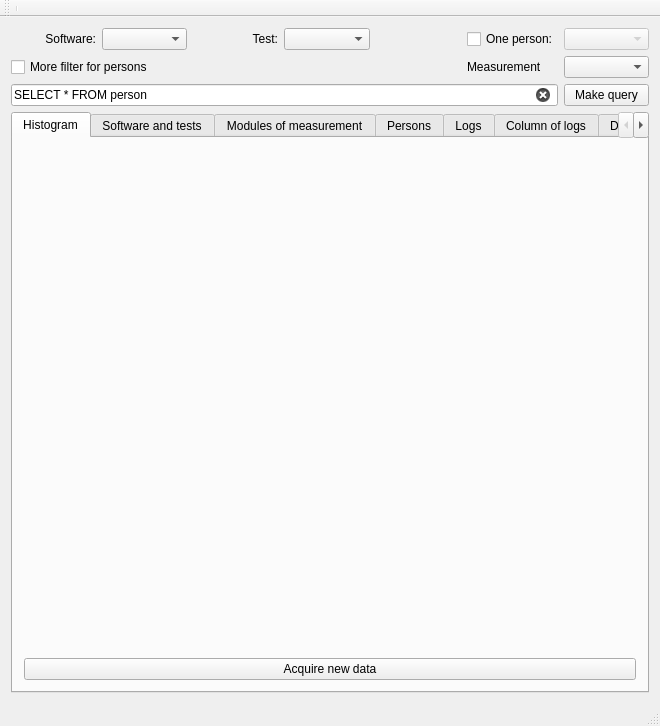
<?xml version="1.0" encoding="UTF-8"?>
<ui version="4.0">
 <class>Start_program</class>
 <widget class="QMainWindow" name="Start_program">
  <property name="geometry">
   <rect>
    <x>0</x>
    <y>0</y>
    <width>660</width>
    <height>726</height>
   </rect>
  </property>
  <property name="windowTitle">
   <string>Start_program</string>
  </property>
  <widget class="QWidget" name="centralWidget">
   <layout class="QGridLayout" name="gridLayout_2">
    <item row="0" column="0">
     <layout class="QGridLayout" name="gridLayout">
      <item row="2" column="6">
       <widget class="QPushButton" name="pushButtonQuery">
        <property name="enabled">
         <bool>true</bool>
        </property>
        <property name="text">
         <string>Make query</string>
        </property>
       </widget>
      </item>
      <item row="2" column="0" colspan="6">
       <widget class="QLineEdit" name="lineFilter">
        <property name="enabled">
         <bool>true</bool>
        </property>
        <property name="acceptDrops">
         <bool>true</bool>
        </property>
        <property name="text">
         <string>SELECT * FROM person</string>
        </property>
        <property name="clearButtonEnabled">
         <bool>true</bool>
        </property>
       </widget>
      </item>
      <item row="1" column="0" colspan="2">
       <widget class="QCheckBox" name="checkBoxQuery">
        <property name="text">
         <string>More filter for persons</string>
        </property>
       </widget>
      </item>
      <item row="4" column="0" colspan="7">
       <widget class="QTabWidget" name="tabWidget">
        <property name="currentIndex">
         <number>0</number>
        </property>
        <widget class="QWidget" name="tab">
         <attribute name="title">
          <string>Histogram</string>
         </attribute>
         <layout class="QGridLayout" name="gridLayout_3">
          <item row="0" column="0">
           <widget class="QwtPlot" name="myPlot_2">
            <property name="contextMenuPolicy">
             <enum>Qt::ActionsContextMenu</enum>
            </property>
           </widget>
          </item>
          <item row="1" column="0">
           <widget class="QPushButton" name="pushButton">
            <property name="text">
             <string>Acquire new data</string>
            </property>
           </widget>
          </item>
         </layout>
        </widget>
        <widget class="QWidget" name="tab2">
         <attribute name="title">
          <string>Software and tests</string>
         </attribute>
         <layout class="QGridLayout" name="gridLayout_4">
          <item row="0" column="0">
           <widget class="QLabel" name="label_2">
            <property name="font">
             <font>
              <pointsize>14</pointsize>
             </font>
            </property>
            <property name="text">
             <string>Software</string>
            </property>
           </widget>
          </item>
          <item row="1" column="0">
           <widget class="QTableWidget" name="tabelSoft">
            <attribute name="horizontalHeaderStretchLastSection">
             <bool>true</bool>
            </attribute>
            <attribute name="verticalHeaderCascadingSectionResizes">
             <bool>false</bool>
            </attribute>
            <attribute name="verticalHeaderShowSortIndicator" stdset="0">
             <bool>false</bool>
            </attribute>
            <attribute name="verticalHeaderStretchLastSection">
             <bool>false</bool>
            </attribute>
            <column>
             <property name="text">
              <string>Id</string>
             </property>
            </column>
            <column>
             <property name="text">
              <string>Name of software</string>
             </property>
            </column>
           </widget>
          </item>
          <item row="2" column="0">
           <widget class="QLabel" name="label_3">
            <property name="font">
             <font>
              <pointsize>14</pointsize>
             </font>
            </property>
            <property name="text">
             <string>Tests</string>
            </property>
           </widget>
          </item>
          <item row="3" column="0">
           <widget class="QTableWidget" name="tableTest">
            <attribute name="horizontalHeaderCascadingSectionResizes">
             <bool>false</bool>
            </attribute>
            <attribute name="horizontalHeaderStretchLastSection">
             <bool>true</bool>
            </attribute>
            <attribute name="verticalHeaderCascadingSectionResizes">
             <bool>false</bool>
            </attribute>
            <attribute name="verticalHeaderHighlightSections">
             <bool>true</bool>
            </attribute>
            <attribute name="verticalHeaderShowSortIndicator" stdset="0">
             <bool>false</bool>
            </attribute>
            <column>
             <property name="text">
              <string>Id</string>
             </property>
            </column>
            <column>
             <property name="text">
              <string>Name of test</string>
             </property>
            </column>
            <column>
             <property name="text">
              <string>Path to test</string>
             </property>
            </column>
           </widget>
          </item>
         </layout>
        </widget>
        <widget class="QWidget" name="tab_6">
         <attribute name="title">
          <string>Modules of measurement</string>
         </attribute>
         <widget class="QTableWidget" name="tableModule">
          <property name="geometry">
           <rect>
            <x>110</x>
            <y>50</y>
            <width>401</width>
            <height>192</height>
           </rect>
          </property>
          <attribute name="horizontalHeaderShowSortIndicator" stdset="0">
           <bool>false</bool>
          </attribute>
          <attribute name="horizontalHeaderStretchLastSection">
           <bool>true</bool>
          </attribute>
          <attribute name="verticalHeaderVisible">
           <bool>false</bool>
          </attribute>
          <attribute name="verticalHeaderCascadingSectionResizes">
           <bool>false</bool>
          </attribute>
          <attribute name="verticalHeaderHighlightSections">
           <bool>false</bool>
          </attribute>
          <column>
           <property name="text">
            <string>Id</string>
           </property>
          </column>
          <column>
           <property name="text">
            <string>Name of measurement</string>
           </property>
          </column>
         </widget>
        </widget>
        <widget class="QWidget" name="tab_2">
         <attribute name="title">
          <string>Persons</string>
         </attribute>
         <layout class="QGridLayout" name="gridLayout_5">
          <item row="0" column="0">
           <widget class="QTableWidget" name="tablePerson">
            <attribute name="horizontalHeaderShowSortIndicator" stdset="0">
             <bool>false</bool>
            </attribute>
            <attribute name="horizontalHeaderStretchLastSection">
             <bool>true</bool>
            </attribute>
            <column>
             <property name="text">
              <string>Id</string>
             </property>
            </column>
            <column>
             <property name="text">
              <string>Login</string>
             </property>
            </column>
            <column>
             <property name="text">
              <string>Sex</string>
             </property>
            </column>
            <column>
             <property name="text">
              <string>Age</string>
             </property>
            </column>
           </widget>
          </item>
         </layout>
        </widget>
        <widget class="QWidget" name="tab_3">
         <attribute name="title">
          <string>Logs</string>
         </attribute>
         <layout class="QGridLayout" name="gridLayout_6">
          <item row="0" column="0">
           <widget class="QTableWidget" name="tableLogs">
            <attribute name="horizontalHeaderShowSortIndicator" stdset="0">
             <bool>false</bool>
            </attribute>
            <attribute name="horizontalHeaderStretchLastSection">
             <bool>true</bool>
            </attribute>
            <column>
             <property name="text">
              <string>Id</string>
             </property>
            </column>
            <column>
             <property name="text">
              <string>Person</string>
             </property>
            </column>
            <column>
             <property name="text">
              <string>Test</string>
             </property>
            </column>
            <column>
             <property name="text">
              <string>Soft</string>
             </property>
            </column>
           </widget>
          </item>
         </layout>
        </widget>
        <widget class="QWidget" name="tab_4">
         <attribute name="title">
          <string>Column of logs</string>
         </attribute>
         <layout class="QGridLayout" name="gridLayout_7">
          <item row="0" column="0">
           <widget class="QTableWidget" name="tableColumn">
            <attribute name="horizontalHeaderStretchLastSection">
             <bool>true</bool>
            </attribute>
            <column>
             <property name="text">
              <string>Id</string>
             </property>
            </column>
            <column>
             <property name="text">
              <string>Log</string>
             </property>
            </column>
            <column>
             <property name="text">
              <string>Number</string>
             </property>
            </column>
            <column>
             <property name="text">
              <string>Name of column</string>
             </property>
            </column>
           </widget>
          </item>
         </layout>
        </widget>
        <widget class="QWidget" name="tab_5">
         <attribute name="title">
          <string>Data of logs</string>
         </attribute>
         <layout class="QGridLayout" name="gridLayout_8">
          <item row="0" column="0">
           <widget class="QTableWidget" name="tableData">
            <property name="maximumSize">
             <size>
              <width>541</width>
              <height>381</height>
             </size>
            </property>
            <property name="inputMethodHints">
             <set>Qt::ImhNone</set>
            </property>
            <attribute name="horizontalHeaderDefaultSectionSize">
             <number>100</number>
            </attribute>
            <attribute name="horizontalHeaderShowSortIndicator" stdset="0">
             <bool>false</bool>
            </attribute>
            <attribute name="horizontalHeaderStretchLastSection">
             <bool>true</bool>
            </attribute>
            <column>
             <property name="text">
              <string>Id</string>
             </property>
            </column>
            <column>
             <property name="text">
              <string>Log</string>
             </property>
            </column>
            <column>
             <property name="text">
              <string>Name of column</string>
             </property>
            </column>
            <column>
             <property name="text">
              <string>Data</string>
             </property>
            </column>
           </widget>
          </item>
         </layout>
        </widget>
       </widget>
      </item>
      <item row="0" column="5">
       <widget class="QCheckBox" name="checkBoxPerson">
        <property name="text">
         <string>One person:</string>
        </property>
        <property name="checkable">
         <bool>true</bool>
        </property>
        <property name="checked">
         <bool>false</bool>
        </property>
        <property name="tristate">
         <bool>false</bool>
        </property>
       </widget>
      </item>
      <item row="0" column="2">
       <widget class="QLabel" name="label_4">
        <property name="text">
         <string>Test:</string>
        </property>
        <property name="alignment">
         <set>Qt::AlignRight|Qt::AlignTrailing|Qt::AlignVCenter</set>
        </property>
       </widget>
      </item>
      <item row="0" column="1">
       <widget class="QComboBox" name="Filter_soft"/>
      </item>
      <item row="0" column="0">
       <widget class="QLabel" name="label">
        <property name="text">
         <string>Software:</string>
        </property>
        <property name="alignment">
         <set>Qt::AlignRight|Qt::AlignTrailing|Qt::AlignVCenter</set>
        </property>
       </widget>
      </item>
      <item row="0" column="6">
       <widget class="QComboBox" name="FIlter_person">
        <property name="enabled">
         <bool>false</bool>
        </property>
       </widget>
      </item>
      <item row="0" column="3">
       <widget class="QComboBox" name="Filter_test"/>
      </item>
      <item row="1" column="6">
       <widget class="QComboBox" name="measurement">
        <property name="enabled">
         <bool>true</bool>
        </property>
       </widget>
      </item>
      <item row="1" column="5">
       <widget class="QLabel" name="label_measur">
        <property name="enabled">
         <bool>true</bool>
        </property>
        <property name="text">
         <string>Measurement</string>
        </property>
       </widget>
      </item>
     </layout>
    </item>
   </layout>
  </widget>
  <widget class="QMenuBar" name="menuBar">
   <property name="geometry">
    <rect>
     <x>0</x>
     <y>0</y>
     <width>660</width>
     <height>25</height>
    </rect>
   </property>
  </widget>
  <widget class="QToolBar" name="mainToolBar">
   <attribute name="toolBarArea">
    <enum>TopToolBarArea</enum>
   </attribute>
   <attribute name="toolBarBreak">
    <bool>false</bool>
   </attribute>
   <addaction name="separator"/>
  </widget>
  <widget class="QStatusBar" name="statusBar"/>
 </widget>
 <layoutdefault spacing="6" margin="11"/>
 <customwidgets>
  <customwidget>
   <class>QwtPlot</class>
   <extends>QFrame</extends>
   <header>qwt_plot.h</header>
   <container>1</container>
  </customwidget>
 </customwidgets>
 <resources/>
 <connections/>
</ui>
